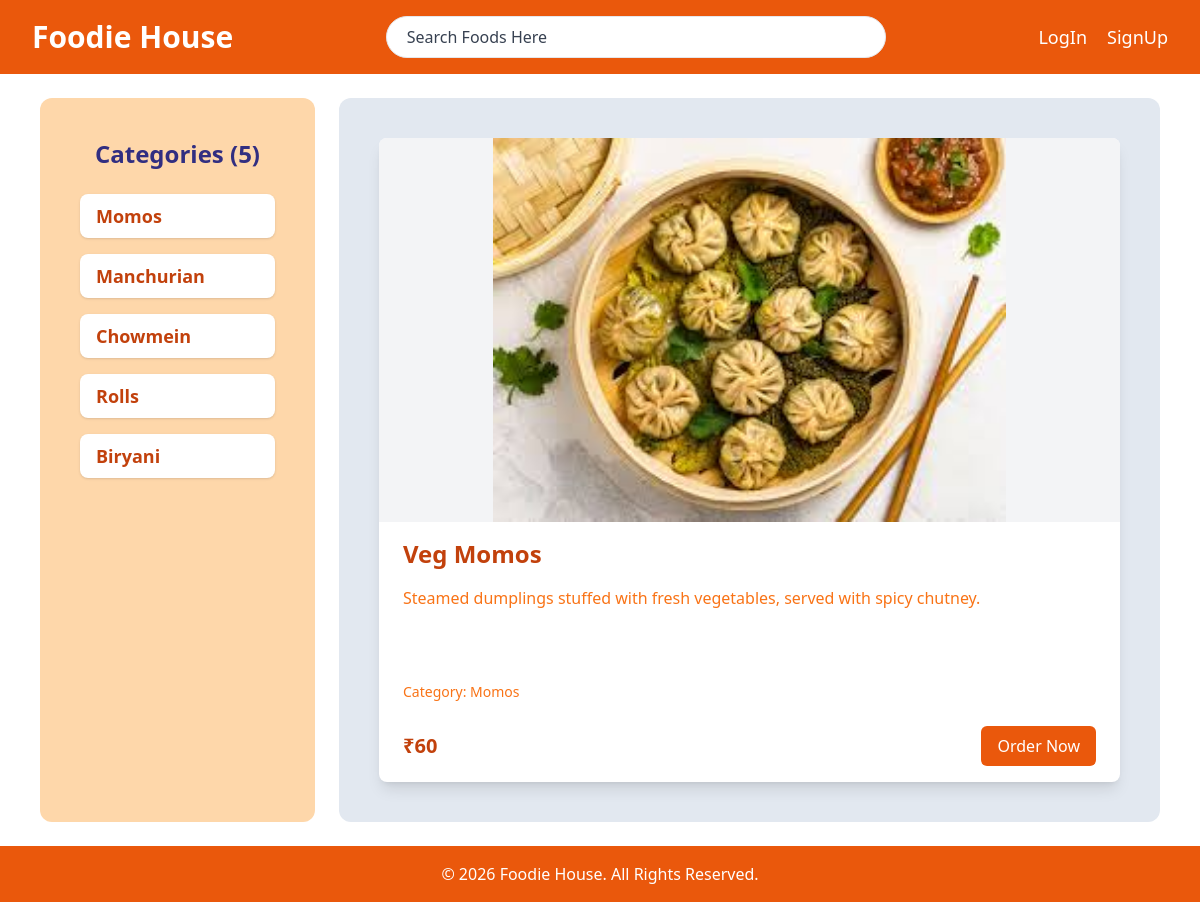
The page /products/1/ on the database its author committed.
### foodie/models.py (models this page shows, shortened)
class Category(models.Model):
    title = models.CharField(max_length=100)
    description = models.TextField()
    def __str__(self):
        return self.title

class Product(models.Model):
    image = models.ImageField(upload_to="images/")
    name = models.CharField(max_length=100)
    description = models.TextField()
    price = models.IntegerField()
    category = models.ForeignKey(Category, on_delete=models.CASCADE)

### foodie/views.py (the view)
# urls.py: path("products/<int:product_id>/", productView, name="viewProduct"),
def productView(request, product_id):
    data = {}
    data["product"] = Product.objects.get(id=product_id)
    data["categories"] = Category.objects.all()
    return render(request, "productView.html", data)

### foodie/templates/productView.html (shortened to what this page needs)
<!DOCTYPE html>
<html lang="en">
<head>
    <script src="https://cdn.tailwindcss.com"></script>
</head>
<body class="flex flex-col min-h-screen">
    {% include "header.html" %}
    <main class="flex flex-col md:flex-row flex-grow px-4 md:px-10 py-6 gap-6">
        <aside class="w-full md:w-3/12 bg-orange-200 p-5 md:p-10 rounded-lg md:rounded-xl">
            <h2 class="text-2xl font-semibold text-indigo-900 mb-6 text-center">
                Categories ({{ categories|length }})
            </h2>
            <div class="flex flex-col gap-3 md:gap-4">
                {% for category in categories %}
                <a href="#"
                   class="text-orange-700 font-semibold text-lg bg-white px-4 py-2 rounded-lg shadow hover:bg-gray-200 hover:text-black">
                    {{ category.title }}
                </a>
                {% endfor %}
            </div>
        </aside>
        <section class="w-full md:w-9/12 bg-slate-200 p-5 md:p-10 rounded-lg md:rounded-xl">
            <div class="bg-white rounded-lg shadow-lg overflow-hidden max-w-4xl mx-auto">
                <div class="flex items-center justify-center h-80 md:h-96 bg-gray-100">
                    <img src="{{ product.image.url }}" alt="{{ product.name }}" class="h-full object-contain">
                </div>
                <div class="px-6 py-4 flex flex-col gap-4">
                    <h1 class="text-orange-700 text-2xl font-bold">
                        {{ product.name }}
                    </h1>
                    <p class="text-orange-500 text-sm md:text-base h-20 overflow-hidden">
                        {{ product.description }}
                    </p>
                    <p class="text-orange-500 text-sm font-medium">
                        Category: {{ product.category }}
                    </p>
                    <div class="flex items-center justify-between mt-2">
                        <span class="text-orange-700 font-bold text-xl">
                            ₹{{ product.price }}
                        </span>
                        <button class="bg-orange-600 text-white px-4 py-2 rounded-md hover:bg-orange-700 transition">
                            Order Now
                        </button>
                    </div>
                </div>
            </div>
        </section>
    </main>
    {% include "footer.html" %}
</body>
</html>

### rows shown on the page
Category: title "Momos"
Category: title "Manchurian"
Category: title "Chowmein"
Category: title "Rolls"
Category: title "Biryani"
Product: image (picture), name "Veg Momos", description "Steamed dumplings stuffed with fresh vegetables, served with spicy chutney.", category "Momos", price "60"

### other values the page prints
{{ categories|length }} "5"
